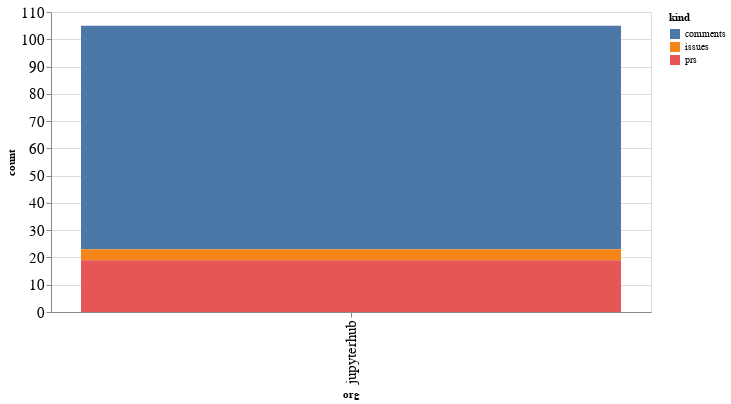

The code cell stored with this chart in its notebook:
### Code cell
alt.Chart(org_summaries, width=600).mark_bar().encode(
    x='org',
    y='count',
    color='kind',
    tooltip="org"
)

### Figure 1 — Vega-Lite specification as saved in the notebook (floating-point values rounded to 4 significant figures)
{"config": {"axisLeft": {"labelFontSize": 15}, "axisBottom": {"labelFontSize": 15}}, "data": {"name": "data-ec8d255a1e4ffeca2cf81fde627ea855"}, "mark": "bar", "encoding": {"color": {"type": "nominal", "field": "kind"}, "tooltip": {"type": "nominal", "field": "org"}, "x": {"type": "nominal", "field": "org"}, "y": {"type": "quantitative", "field": "count"}}, "width": 600, "$schema": "https://vega.github.io/schema/vega-lite/v4.8.1.json", "datasets": {"data-ec8d255a1e4ffeca2cf81fde627ea855": [{"org": "jupyterhub", "kind": "comments", "count": 82}, {"org": "jupyterhub", "kind": "issues", "count": 4}, {"org": "jupyterhub", "kind": "prs", "count": 19}]}}
